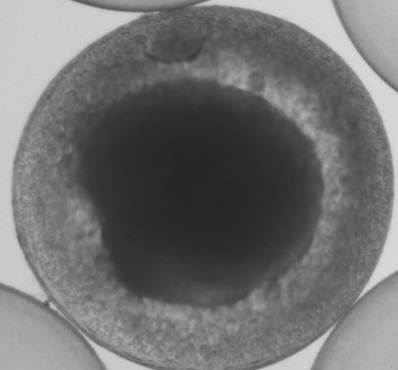
#> input picture GUI/Default_Models/ZebraFish/bioImage_embryonet/Boom_LO350.jpg, 398 x 370 px
$ python CreateTimeChannels.py
#> lines starting #> are read from the running program, lines starting #| are printed output that depends on the picture
import cv2
import numpy  as np
def main():


    img = cv2.imread("Boom_LO350.jpg", cv2.IMREAD_COLOR)
#> img is the input picture: shape (370, 398, 3); min 38, max 220, mean 112.2
    assert img.shape[2] == 3, img.shape[2]


    n = 581.0/1200

    time_for_conv = np.ones(shape=(1, 1, 224, 224), dtype=np.float32) * n


    time_for_fc = np.ones(shape=(1,1), dtype=np.float32) * n
    image = cv2.resize(img, (224, 224))
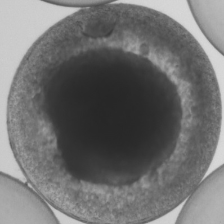
#> image: shape (224, 224, 3); min 38, max 219, mean 112.1
    image = np.transpose(image, axes=(2,0,1))
    image = np.float32(image)
    image.shape = (1,) + image.shape

    np.save("input_test_time_for_conv.npy", time_for_conv)
    np.save("input_test_time_for_fc.npy", time_for_fc)
    np.save("input_test_image.npy", image )


if (__name__=="__main__"):
   main()


$ run again, with GUI/Default_Models/ZebraFish/bioImage_embryonet/WNT_LO581_03.jpg copied over GUI/Default_Models/ZebraFish/bioImage_embryonet/Boom_LO350.jpg
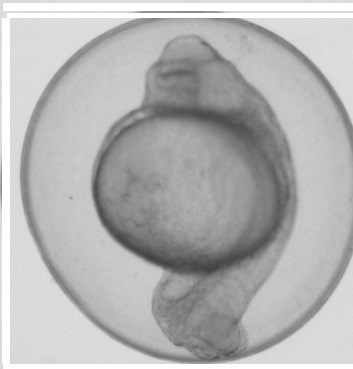
#> input picture GUI/Default_Models/ZebraFish/bioImage_embryonet/WNT_LO581_03.jpg, 353 x 369 px
#> in main, img is the input picture: shape (369, 353, 3); min 66, max 255, mean 180
#> in main, `image = cv2.resize(img, (224, 224))`:
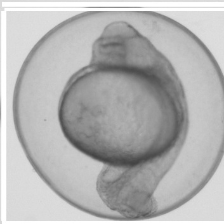
#> image: shape (224, 224, 3); min 67, max 255, mean 179.9
